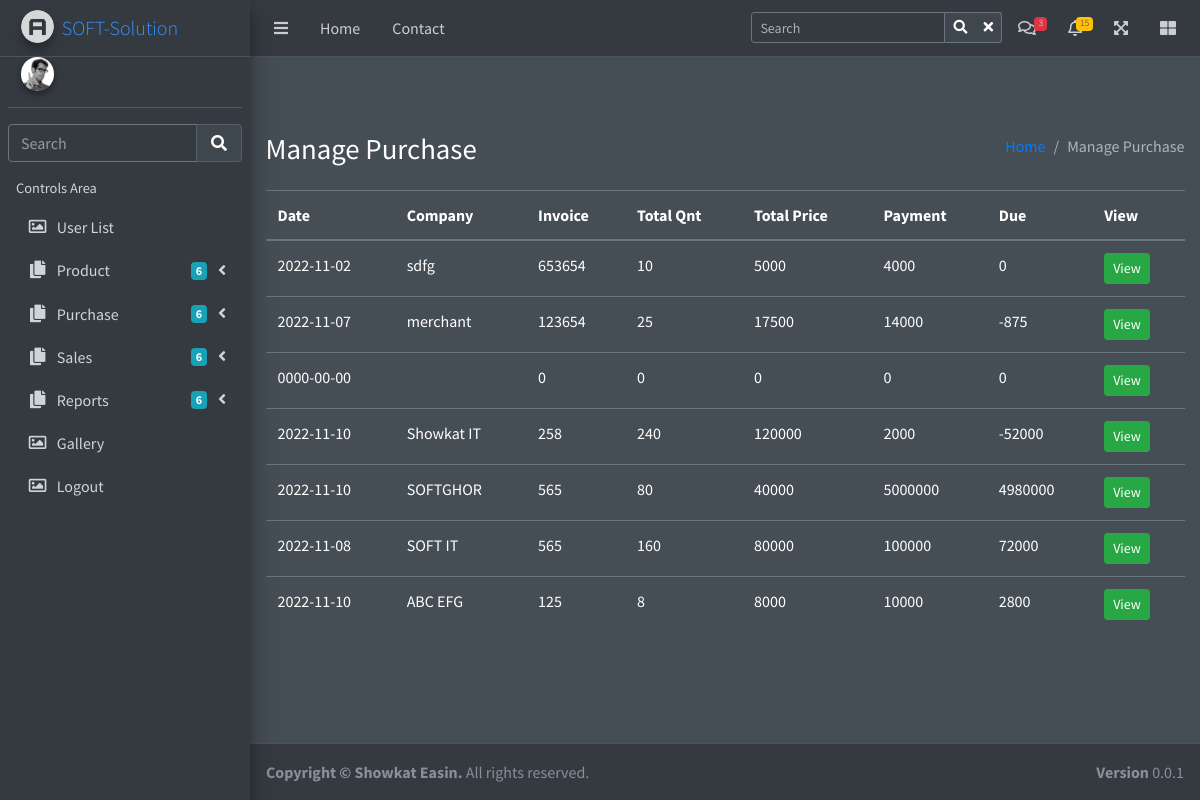
The app's page /managepurchase.php with its own data.
### tables this page shows
CREATE TABLE `tbl_purchase_summery` (
  `id` int(11) NOT NULL,
  `pdate` date NOT NULL,
  `company` varchar(50) NOT NULL,
  `invoice` int(11) NOT NULL,
  `total_quantity` int(11) NOT NULL,
  `total_price` float NOT NULL,
  `dis` float NOT NULL,
  `dis_amount` float NOT NULL,
  `grand_total` float NOT NULL,
  `pay` float NOT NULL,
  `due` float NOT NULL,
  `br_id` int(11) NOT NULL
);

### Classes/connection.php (called while the page is built, shortened)
<?php
	class Connection{
		function connect(){
			$con = $this->con= new mysqli("localhost","root","","pos_batch05");
			return $con;
		}
	}

### Classes/Purchase.php (called while the page is built, shortened)
<?php
include 'connection.php';
	class Purchase
	{
		private $con = "";
		function __construct()
		{
			$obj = new Connection;
			$this->con = $obj->connect();
		}
		function purchaseSummeryShow()
		{
			$sql = $this->con->query("SELECT *FROM tbl_purchase_summery");
			return $sql;
		}
}

### managepurchase.php (the view, shortened to what this page needs)
  <?php
    include "includes/header.php";
  ?>
    <?php
    include "includes/loader.php";
    ?>
    <?php
    include "includes/navbar.php";
    ?>
     <?php
      include "includes/mainslider.php";
    ?>
  <div class="content-wrapper">
    <div class="content-header">
      <div class="container-fluid">
        <div class="row mb-2">
          <div class="col-sm-6">
            <h1 class="m-0">Manage Purchase</h1>
          </div>
          <div class="col-sm-6">
            <ol class="breadcrumb float-sm-right">
              <li class="breadcrumb-item"><a href="#">Home</a></li>
              <li class="breadcrumb-item active">Manage Purchase</li>
            </ol>
          </div>
        </div>
      </div>
    </div>
    <section class="content">
      <div class="container-fluid">
        <div class="row">
          <div class="col-md-12">
            <table class="table">
              <thead>
                <tr>
                   <th>Date</th>
                   <th>Company</th>
                   <th>Invoice</th>
                   <th>Total Qnt</th>
                   <th>Total Price</th>
                   <th>Payment</th>
                   <th>Due</th>
                   <th>View</th>
                </tr>
              </thead>
              <tbody>
                 <?php
                    include 'Classes/Purchase.php';
                    $purchase = new Purchase;
                    $obj = $purchase->purchaseSummeryShow();
                    while($data= $obj->fetch_assoc()){ ?>
                        <tr>
                          <td><?php echo $data["pdate"]; ?></td>
                          <td><?php echo $data["company"]; ?></td>
                          <td><?php echo $data["invoice"]; ?></td>
                          <td><?php echo $data["total_quantity"]; ?></td>
                          <td><?php echo $data["total_price"]; ?></td>
                          <td><?php echo $data["pay"]; ?></td>
                          <td><?php echo $data["due"]; ?></td>
                          <td> <button class="view btn btn-sm btn-success">View</button> </td>
                        </tr>
                  <?php  }
                 ?>
              </tbody>
            </table>
          </div>
        </div>
      </div>
    </section>
  </div>
    <?php
      include "includes/footer.php";
    ?>
</div>
</body>
</html>

### records on screen
tbl_purchase_summery: pdate "2022-11-02", company "sdfg", invoice "653654", total_quantity "10", total_price "5000", pay "4000", due "0"
tbl_purchase_summery: pdate "2022-11-07", company "merchant", invoice "123654", total_quantity "25", total_price "17500", pay "14000", due "-875"
tbl_purchase_summery: pdate "0000-00-00", invoice "0", total_quantity "0", total_price "0", pay "0", due "0"
tbl_purchase_summery: pdate "2022-11-10", company "Showkat IT", invoice "258", total_quantity "240", total_price "120000", pay "2000", due "-52000"
tbl_purchase_summery: pdate "2022-11-10", company "SOFTGHOR", invoice "565", total_quantity "80", total_price "40000", pay "5000000", due "4980000"
tbl_purchase_summery: pdate "2022-11-08", company "SOFT IT", invoice "565", total_quantity "160", total_price "80000", pay "100000", due "72000"
tbl_purchase_summery: pdate "2022-11-10", company "ABC EFG", invoice "125", total_quantity "8", total_price "8000", pay "10000", due "2800"
